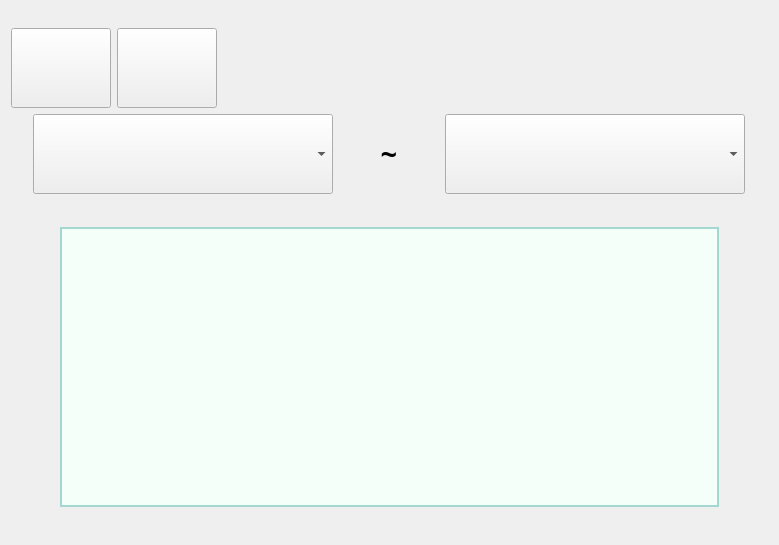
<?xml version="1.0" encoding="UTF-8"?>
<ui version="4.0">
 <class>ElectronicMedicalRecord</class>
 <widget class="QWidget" name="ElectronicMedicalRecord">
  <property name="geometry">
   <rect>
    <x>0</x>
    <y>0</y>
    <width>779</width>
    <height>545</height>
   </rect>
  </property>
  <property name="windowTitle">
   <string>Form</string>
  </property>
  <layout class="QGridLayout" name="gridLayout_2">
   <item row="0" column="0">
    <layout class="QVBoxLayout" name="verticalLayout">
     <item>
      <spacer name="verticalSpacer_3">
       <property name="orientation">
        <enum>Qt::Vertical</enum>
       </property>
       <property name="sizeType">
        <enum>QSizePolicy::Fixed</enum>
       </property>
       <property name="sizeHint" stdset="0">
        <size>
         <width>20</width>
         <height>17</height>
        </size>
       </property>
      </spacer>
     </item>
     <item>
      <layout class="QHBoxLayout" name="horizontalLayout_2">
       <item>
        <widget class="QPushButton" name="returnExitButton">
         <property name="minimumSize">
          <size>
           <width>100</width>
           <height>80</height>
          </size>
         </property>
         <property name="maximumSize">
          <size>
           <width>100</width>
           <height>80</height>
          </size>
         </property>
         <property name="text">
          <string/>
         </property>
         <property name="icon">
          <iconset resource="../Resource/icom.qrc">
           <normaloff>:/returnExit.png</normaloff>:/returnExit.png</iconset>
         </property>
         <property name="iconSize">
          <size>
           <width>50</width>
           <height>50</height>
          </size>
         </property>
        </widget>
       </item>
       <item>
        <widget class="QPushButton" name="refreshButton">
         <property name="minimumSize">
          <size>
           <width>100</width>
           <height>80</height>
          </size>
         </property>
         <property name="maximumSize">
          <size>
           <width>100</width>
           <height>80</height>
          </size>
         </property>
         <property name="text">
          <string/>
         </property>
         <property name="icon">
          <iconset resource="../Resource/icom.qrc">
           <normaloff>:/refresh.png</normaloff>:/refresh.png</iconset>
         </property>
         <property name="iconSize">
          <size>
           <width>50</width>
           <height>50</height>
          </size>
         </property>
        </widget>
       </item>
       <item>
        <spacer name="horizontalSpacer_5">
         <property name="orientation">
          <enum>Qt::Horizontal</enum>
         </property>
         <property name="sizeHint" stdset="0">
          <size>
           <width>40</width>
           <height>20</height>
          </size>
         </property>
        </spacer>
       </item>
      </layout>
     </item>
     <item>
      <layout class="QHBoxLayout" name="horizontalLayout">
       <item>
        <spacer name="horizontalSpacer">
         <property name="orientation">
          <enum>Qt::Horizontal</enum>
         </property>
         <property name="sizeHint" stdset="0">
          <size>
           <width>40</width>
           <height>20</height>
          </size>
         </property>
        </spacer>
       </item>
       <item>
        <widget class="QComboBox" name="startDateCBox">
         <property name="minimumSize">
          <size>
           <width>300</width>
           <height>80</height>
          </size>
         </property>
         <property name="font">
          <font>
           <family>Agency FB</family>
           <pointsize>16</pointsize>
          </font>
         </property>
        </widget>
       </item>
       <item>
        <widget class="QLabel" name="label">
         <property name="minimumSize">
          <size>
           <width>100</width>
           <height>80</height>
          </size>
         </property>
         <property name="maximumSize">
          <size>
           <width>100</width>
           <height>80</height>
          </size>
         </property>
         <property name="font">
          <font>
           <family>Agency FB</family>
           <pointsize>22</pointsize>
           <weight>75</weight>
           <bold>true</bold>
          </font>
         </property>
         <property name="styleSheet">
          <string notr="true">background-color: transparent;
border: none;</string>
         </property>
         <property name="text">
          <string>~</string>
         </property>
         <property name="alignment">
          <set>Qt::AlignCenter</set>
         </property>
        </widget>
       </item>
       <item>
        <widget class="QComboBox" name="endDateCBox">
         <property name="minimumSize">
          <size>
           <width>300</width>
           <height>80</height>
          </size>
         </property>
         <property name="font">
          <font>
           <family>Agency FB</family>
           <pointsize>16</pointsize>
          </font>
         </property>
        </widget>
       </item>
       <item>
        <spacer name="horizontalSpacer_2">
         <property name="orientation">
          <enum>Qt::Horizontal</enum>
         </property>
         <property name="sizeHint" stdset="0">
          <size>
           <width>40</width>
           <height>20</height>
          </size>
         </property>
        </spacer>
       </item>
      </layout>
     </item>
     <item>
      <spacer name="verticalSpacer">
       <property name="orientation">
        <enum>Qt::Vertical</enum>
       </property>
       <property name="sizeType">
        <enum>QSizePolicy::Fixed</enum>
       </property>
       <property name="sizeHint" stdset="0">
        <size>
         <width>20</width>
         <height>18</height>
        </size>
       </property>
      </spacer>
     </item>
     <item>
      <widget class="QWidget" name="widget" native="true">
       <property name="styleSheet">
        <string notr="true">background-color: transparent;
border: none;</string>
       </property>
       <layout class="QGridLayout" name="gridLayout">
        <item row="0" column="1">
         <widget class="QTableView" name="tableView">
          <property name="font">
           <font>
            <pointsize>12</pointsize>
           </font>
          </property>
          <property name="styleSheet">
           <string notr="true">background-color: #F5FFFA; /* Mint Cream */
border: 2px solid #A2D8D0; /* Lighter Sea Green */
</string>
          </property>
         </widget>
        </item>
        <item row="0" column="0">
         <spacer name="horizontalSpacer_3">
          <property name="orientation">
           <enum>Qt::Horizontal</enum>
          </property>
          <property name="sizeType">
           <enum>QSizePolicy::Minimum</enum>
          </property>
          <property name="sizeHint" stdset="0">
           <size>
            <width>40</width>
            <height>20</height>
           </size>
          </property>
         </spacer>
        </item>
        <item row="0" column="2">
         <spacer name="horizontalSpacer_4">
          <property name="orientation">
           <enum>Qt::Horizontal</enum>
          </property>
          <property name="sizeType">
           <enum>QSizePolicy::Minimum</enum>
          </property>
          <property name="sizeHint" stdset="0">
           <size>
            <width>40</width>
            <height>20</height>
           </size>
          </property>
         </spacer>
        </item>
       </layout>
      </widget>
     </item>
     <item>
      <spacer name="verticalSpacer_2">
       <property name="orientation">
        <enum>Qt::Vertical</enum>
       </property>
       <property name="sizeType">
        <enum>QSizePolicy::Fixed</enum>
       </property>
       <property name="sizeHint" stdset="0">
        <size>
         <width>20</width>
         <height>18</height>
        </size>
       </property>
      </spacer>
     </item>
    </layout>
   </item>
  </layout>
 </widget>
 <resources>
  <include location="../Resource/icom.qrc"/>
 </resources>
 <connections/>
</ui>
